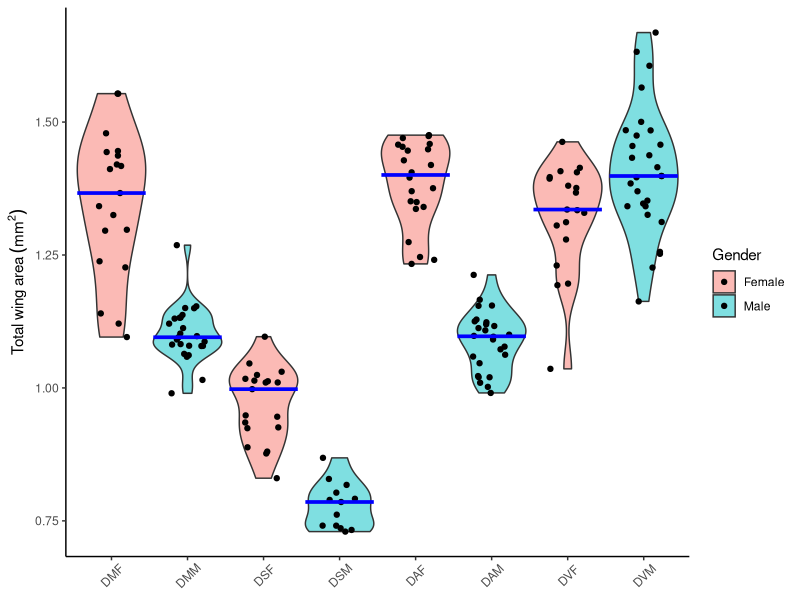
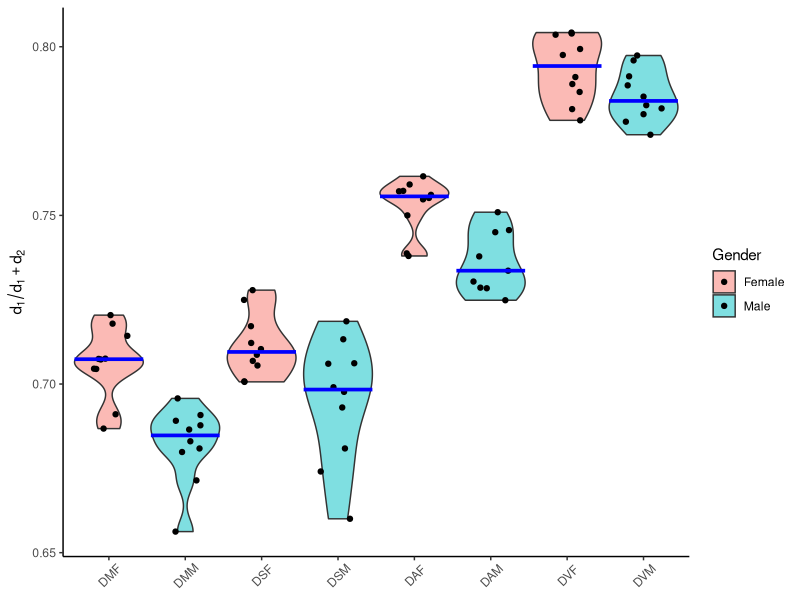
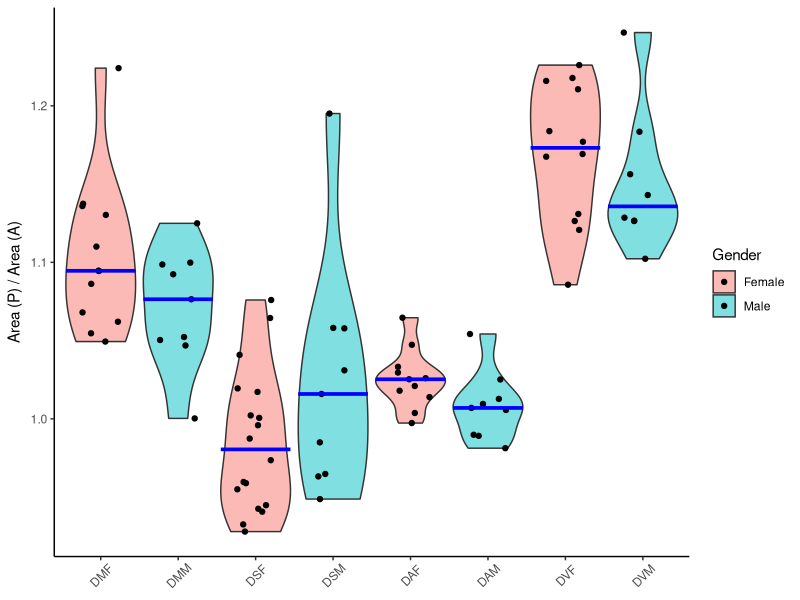
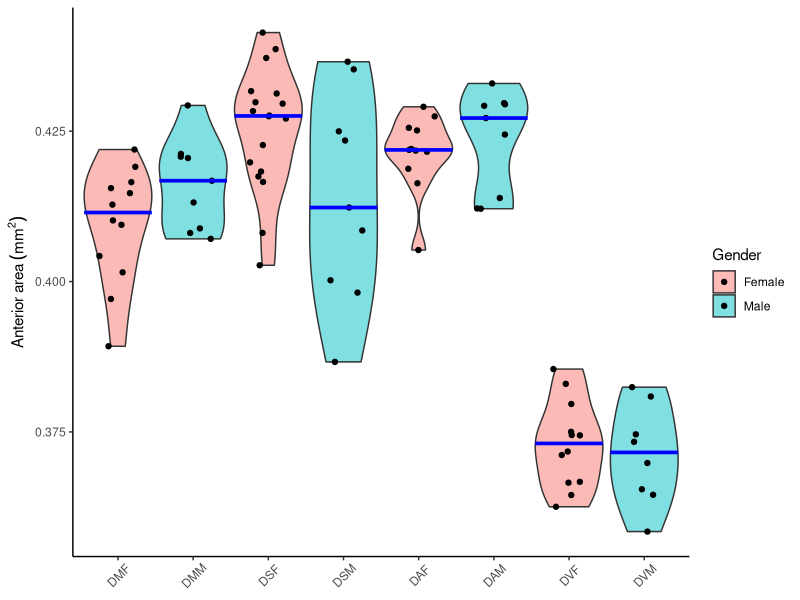
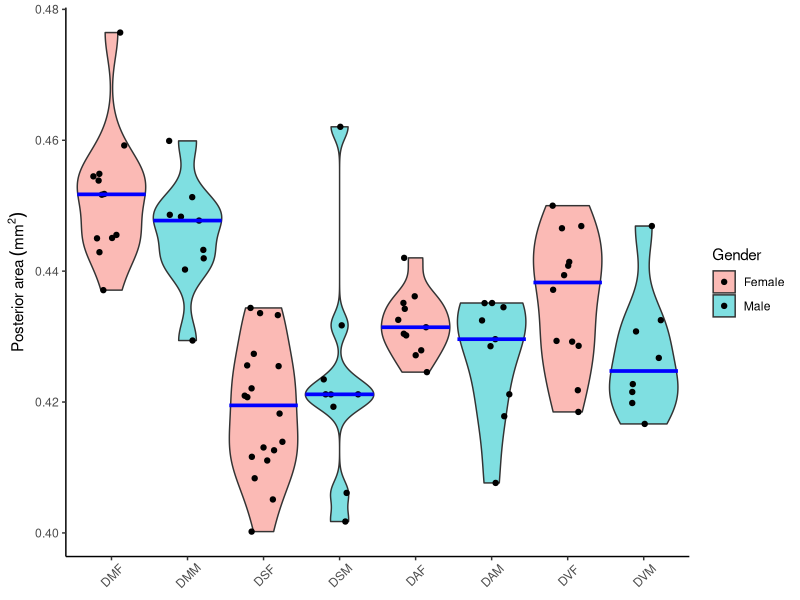
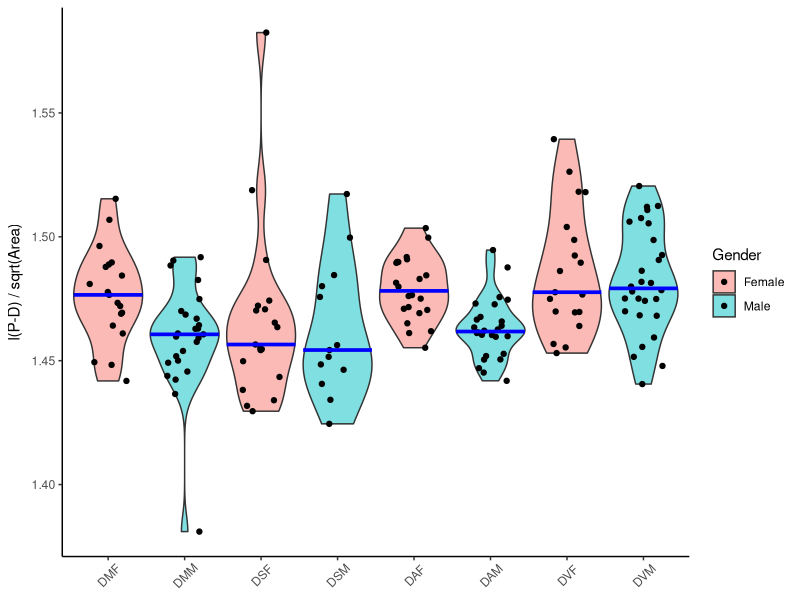
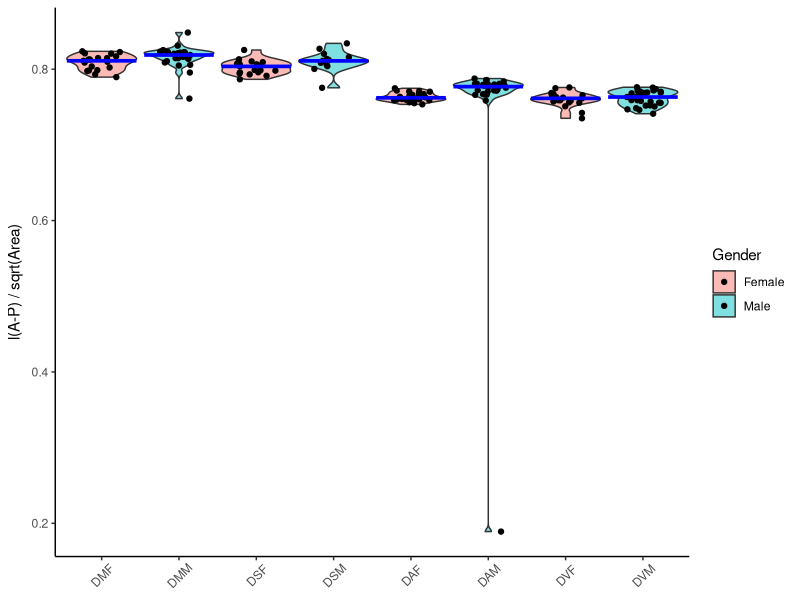
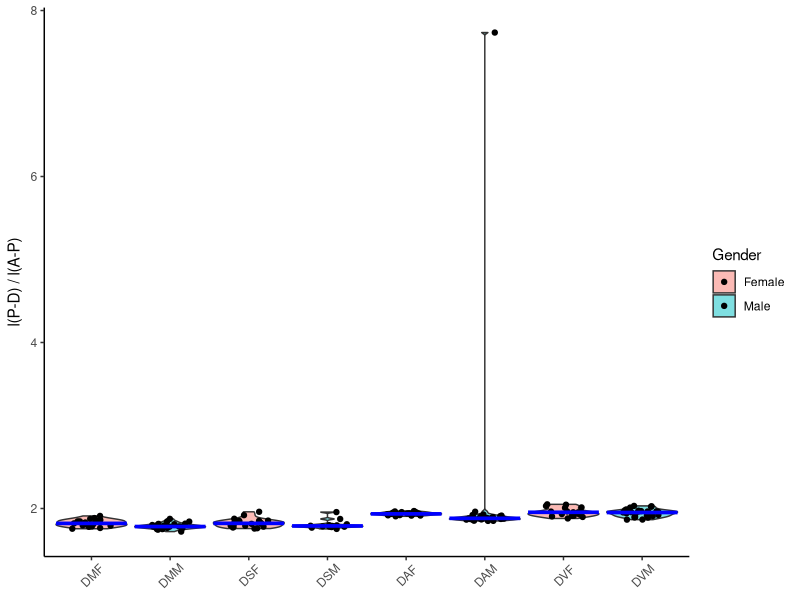

These figures' R source, in order:
## ---- chunk 1
rm(list=ls()) # Clear workspace
par(mfrow=c(1,1)) # Setup plot parameters
par(ps = 12, font.lab = 1) # Plot parameters
set.seed(1) # set random seed generator for reproducibility
knitr::opts_chunk$set(dev = c("svg"),
                      dpi = 300,
                      fig.path="MAPPER_Replicated_Figures/",
                      cache = TRUE,
                      comment = NA)
library(tidyverse)
## ---- chunk 2
dataset_df = read.csv("MAPPER_Data_New.csv", header=T, sep=",") %>% tibble()
grouped_by_species = group_by(dataset_df, Species)
grouped_by_species
## ---- chunk 3
cimed <- function(x, alpha=0.05, na.rm=FALSE) {
  if(na.rm) x <- x[! is.na(x)]
  n <- length(x)
  k <- qbinom(p=alpha / 2, size=n, prob=0.5, lower.tail=TRUE)
  ## Actual CL: 1 - 2 * pbinom(k - 1, size=n, prob=0.5) >= 1 - alpha
  sort(x)[c(k, n - k + 1)]
}
## ---- chunk 4
plot_widths = 5.75
plot_heights = 3.25
plot_order = c("DMF","DMM","DSF","DSM","DAF","DAM","DVF","DVM")
#svg("Total_Area.svg", width = plot_widths, height = plot_heights, family="arial")

ggplot(grouped_by_species %>% dplyr::filter(Metric=="Area"),
       aes(x=factor(Species_Gender, ordered=TRUE, levels = plot_order),
           y=Measure,
           fill=Gender)) +
  geom_violin(scale="width", alpha=0.50) +
  geom_jitter(width=0.25) +
  stat_summary(fun="median", geom="crossbar", size=0.5, fill="red", color = "blue") +
  stat_summary(fun="cimed", geom="crossbar", size=0.5, fill="red", color = "red") +

  #theme(axis.text.x = element_text(angle = 45, vjust = 0.6),
  #      axis.title.x=element_blank(),
  #      axis.title.y=element_blank()) +
  
  theme(axis.text.x = element_text(angle = 45, vjust = 0.6),
        axis.title.x=element_blank()) +
  
  
  labs(x=expression(paste("")), y=expression(paste("Total wing area " (mm^2)))) +
  theme(panel.grid.major = element_blank(), panel.grid.minor = element_blank(),
panel.background = element_blank(), axis.line = element_line(colour = "black"))
## ---- chunk 5
plot_widths = 5.75
plot_heights = 3.25
plot_order = c("DMF","DMM","DSF","DSM","DAF","DAM","DVF","DVM")
#svg("Total_Area.svg", width = plot_widths, height = plot_heights, family="arial")

ggplot(grouped_by_species %>% dplyr::filter(Metric=="d1d2"),
       aes(x=factor(Species_Gender, ordered=TRUE, levels = plot_order),
           y=Measure,
           fill=Gender)) +
  geom_violin(scale="width", alpha=0.50) +
  geom_jitter(width=0.25) +
  stat_summary(fun="median", geom="crossbar", size=0.5, fill="red", color = "blue") +
  stat_summary(fun="cimed", geom="crossbar", size=0.5, fill="red", color = "red") +

  #theme(axis.text.x = element_text(angle = 45, vjust = 0.6),
  #      axis.title.x=element_blank(),
  #      axis.title.y=element_blank()) +
  
  theme(axis.text.x = element_text(angle = 45, vjust = 0.6),
        axis.title.x=element_blank()) +
  
  
  labs(x=expression(paste("")), y=expression(paste(d[1] / d[1]+d[2]))) +
  theme(panel.grid.major = element_blank(), panel.grid.minor = element_blank(),
panel.background = element_blank(), axis.line = element_line(colour = "black"))
## ---- chunk 6
plot_widths = 5.75
plot_heights = 3.25
plot_order = c("DMF","DMM","DSF","DSM","DAF","DAM","DVF","DVM")
#svg("Total_Area.svg", width = plot_widths, height = plot_heights, family="arial")

ggplot(grouped_by_species %>% dplyr::filter(Metric=="P_to_A"),
       aes(x=factor(Species_Gender, ordered=TRUE, levels = plot_order),
           y=Measure,
           fill=Gender)) +
  geom_violin(scale="width", alpha=0.50) +
  geom_jitter(width=0.25) +
  stat_summary(fun="median", geom="crossbar", size=0.5, fill="red", color = "blue") +
  stat_summary(fun="cimed", geom="crossbar", size=0.5, fill="red", color = "red") +

  #theme(axis.text.x = element_text(angle = 45, vjust = 0.6),
  #      axis.title.x=element_blank(),
  #      axis.title.y=element_blank()) +
  
  theme(axis.text.x = element_text(angle = 45, vjust = 0.6),
        axis.title.x=element_blank()) +
  
  
  labs(x=expression(paste("")), y=expression(paste("Area (P) / Area (A)"))) +
  theme(panel.grid.major = element_blank(), panel.grid.minor = element_blank(),
panel.background = element_blank(), axis.line = element_line(colour = "black"))
## ---- chunk 7
plot_widths = 5.75
plot_heights = 3.25
plot_order = c("DMF","DMM","DSF","DSM","DAF","DAM","DVF","DVM")
#svg("Total_Area.svg", width = plot_widths, height = plot_heights, family="arial")

ggplot(grouped_by_species %>% dplyr::filter(Metric=="Anterior_Area"),
       aes(x=factor(Species_Gender, ordered=TRUE, levels = plot_order),
           y=Measure,
           fill=Gender)) +
  geom_violin(scale="width", alpha=0.50) +
  geom_jitter(width=0.25) +
  stat_summary(fun="median", geom="crossbar", size=0.5, fill="red", color = "blue") +
  stat_summary(fun="cimed", geom="crossbar", size=0.5, fill="red", color = "red") +

  #theme(axis.text.x = element_text(angle = 45, vjust = 0.6),
  #      axis.title.x=element_blank(),
  #      axis.title.y=element_blank()) +
  
  theme(axis.text.x = element_text(angle = 45, vjust = 0.6),
        axis.title.x=element_blank()) +
  
  
  labs(x=expression(paste("")), y=expression(paste("Anterior area " (mm^2)))) +
  theme(panel.grid.major = element_blank(), panel.grid.minor = element_blank(),
panel.background = element_blank(), axis.line = element_line(colour = "black"))
## ---- chunk 8
plot_widths = 5.75
plot_heights = 3.25
plot_order = c("DMF","DMM","DSF","DSM","DAF","DAM","DVF","DVM")
#svg("Total_Area.svg", width = plot_widths, height = plot_heights, family="arial")

ggplot(grouped_by_species %>% dplyr::filter(Metric=="Posterior_Area"),
       aes(x=factor(Species_Gender, ordered=TRUE, levels = plot_order),
           y=Measure,
           fill=Gender)) +
  geom_violin(scale="width", alpha=0.50) +
  geom_jitter(width=0.25) +
  stat_summary(fun="median", geom="crossbar", size=0.5, fill="red", color = "blue") +
  stat_summary(fun="cimed", geom="crossbar", size=0.5, fill="red", color = "red") +

  #theme(axis.text.x = element_text(angle = 45, vjust = 0.6),
  #      axis.title.x=element_blank(),
  #      axis.title.y=element_blank()) +
  
  theme(axis.text.x = element_text(angle = 45, vjust = 0.6),
        axis.title.x=element_blank()) +
  
  
  labs(x=expression(paste("")), y=expression(paste("Posterior area " (mm^2)))) +
  theme(panel.grid.major = element_blank(), panel.grid.minor = element_blank(),
panel.background = element_blank(), axis.line = element_line(colour = "black"))
## ---- chunk 9
plot_widths = 5.75
plot_heights = 3.25
plot_order = c("DMF","DMM","DSF","DSM","DAF","DAM","DVF","DVM")
#svg("Total_Area.svg", width = plot_widths, height = plot_heights, family="arial")

PD_Only = grouped_by_species%>%dplyr::filter(Metric=="PD")
Area_Only = grouped_by_species%>%dplyr::filter(Metric=="Area")

ggplot(Area_Only,
       aes(x=factor(Species_Gender, ordered=TRUE, levels = plot_order),
           y=PD_Only$Measure / sqrt(Area_Only$Measure),
           fill=Gender)) +
  geom_violin(scale="width", alpha=0.50) +
  geom_jitter(width=0.25) +
  stat_summary(fun="median", geom="crossbar", size=0.5, fill="red", color = "blue") +
  stat_summary(fun="cimed", geom="crossbar", size=0.5, fill="red", color = "red") +

  #theme(axis.text.x = element_text(angle = 45, vjust = 0.6),
  #      axis.title.x=element_blank(),
  #      axis.title.y=element_blank()) +
  
  theme(axis.text.x = element_text(angle = 45, vjust = 0.6),
        axis.title.x=element_blank()) +
  
  
  labs(x=expression(paste("")), y=expression(paste("l(P-D) / sqrt(Area)"))) +
  theme(panel.grid.major = element_blank(), panel.grid.minor = element_blank(),
panel.background = element_blank(), axis.line = element_line(colour = "black"))
## ---- chunk 10
plot_widths = 5.75
plot_heights = 3.25
plot_order = c("DMF","DMM","DSF","DSM","DAF","DAM","DVF","DVM")
#svg("Total_Area.svg", width = plot_widths, height = plot_heights, family="arial")

AP_Only = grouped_by_species%>%dplyr::filter(Metric=="AP")
Area_Only = grouped_by_species%>%dplyr::filter(Metric=="Area")

ggplot(Area_Only,
       aes(x=factor(Species_Gender, ordered=TRUE, levels = plot_order),
           y=AP_Only$Measure / sqrt(Area_Only$Measure),
           fill=Gender)) +
  geom_violin(scale="width", alpha=0.50) +
  geom_jitter(width=0.25) +
  stat_summary(fun="median", geom="crossbar", size=0.5, fill="red", color = "blue") +
  stat_summary(fun="cimed", geom="crossbar", size=0.5, fill="red", color = "red") +

  #theme(axis.text.x = element_text(angle = 45, vjust = 0.6),
  #      axis.title.x=element_blank(),
  #      axis.title.y=element_blank()) +
  
  theme(axis.text.x = element_text(angle = 45, vjust = 0.6),
        axis.title.x=element_blank()) +
  
  
  labs(x=expression(paste("")), y=expression(paste("l(A-P) / sqrt(Area)"))) +
  theme(panel.grid.major = element_blank(), panel.grid.minor = element_blank(),
panel.background = element_blank(), axis.line = element_line(colour = "black"))
## ---- chunk 11
plot_widths = 5.75
plot_heights = 3.25
plot_order = c("DMF","DMM","DSF","DSM","DAF","DAM","DVF","DVM")
#svg("Total_Area.svg", width = plot_widths, height = plot_heights, family="arial")

ggplot(Area_Only,
       aes(x=factor(Species_Gender, ordered=TRUE, levels = plot_order),
           y=PD_Only$Measure / AP_Only$Measure,
           fill=Gender)) +
  geom_violin(scale="width", alpha=0.50) +
  geom_jitter(width=0.25) +
  stat_summary(fun="median", geom="crossbar", size=0.5, fill="red", color = "blue") +
  stat_summary(fun="cimed", geom="crossbar", size=0.5, fill="red", color = "red") +

  #theme(axis.text.x = element_text(angle = 45, vjust = 0.6),
  #      axis.title.x=element_blank(),
  #      axis.title.y=element_blank()) +
  
  theme(axis.text.x = element_text(angle = 45, vjust = 0.6),
        axis.title.x=element_blank()) +
  
  
  labs(x=expression(paste("")), y=expression(paste("l(P-D) / l(A-P)"))) +
  theme(panel.grid.major = element_blank(), panel.grid.minor = element_blank(),
panel.background = element_blank(), axis.line = element_line(colour = "black"))
## ---- chunk 12
dataset_df_comparison = read.csv("MAPPER_Manual_VS_Automated.csv", header=T, sep=",", fileEncoding="UTF-8-BOM") %>% tibble()
dataset_df_comparison
## ---- chunk 13
sum(dataset_df_comparison$Manual_File != dataset_df_comparison$Auto_File)
## ---- chunk 14
plot_widths = 5.75
plot_heights = 3.25
#svg("Total_Area.svg", width = plot_widths, height = plot_heights, family="arial")

linear_fit = lm(dataset_df_comparison$Auto_Area~dataset_df_comparison$Manual_Area)
ggplot(dataset_df_comparison,
       aes(x=Manual_Area,
           y=Auto_Area)) +
  geom_point() +
  stat_smooth(method = "lm", col = "red", formula = y~x) +
  labs(x=expression(paste(Area[MANUAL] (units^2))), 
       y=expression(paste(Area[MAPPER] (units^2))),
       title = paste("Adj R2 = ",signif(summary(linear_fit)$adj.r.squared, 5),
                     " Intercept =",signif(linear_fit$coef[[1]],5 ),
                     " Slope =",signif(linear_fit$coef[[2]], 5),
                     " P =",signif(summary(linear_fit)$coef[2,4], 5))) +
  theme(panel.grid.major = element_blank(), panel.grid.minor = element_blank(),
panel.background = element_blank(), axis.line = element_line(colour = "black"))
## ---- chunk 15
summary(linear_fit)
## ---- chunk 16
plot_widths = 5.75
plot_heights = 3.25
#svg("Total_Area.svg", width = plot_widths, height = plot_heights, family="arial")

linear_fit = lm(dataset_df_comparison$Auto_PD~dataset_df_comparison$Manual_PD)
ggplot(dataset_df_comparison,
       aes(x=Manual_PD,
           y=Auto_PD)) +
  geom_point() +
  stat_smooth(method = "lm", col = "red", formula = y~x) +
  labs(x=expression(paste(P-D[MANUAL] (units))), 
       y=expression(paste(P-D[MAPPER] (units))),
       title = paste("Adj R2 = ",signif(summary(linear_fit)$adj.r.squared, 5),
                     " Intercept =",signif(linear_fit$coef[[1]],5 ),
                     " Slope =",signif(linear_fit$coef[[2]], 5),
                     " P =",signif(summary(linear_fit)$coef[2,4], 5))) +
  theme(panel.grid.major = element_blank(), panel.grid.minor = element_blank(),
panel.background = element_blank(), axis.line = element_line(colour = "black"))
## ---- chunk 17
summary(linear_fit)
## ---- chunk 18
plot_widths = 5.75
plot_heights = 3.25
#svg("Total_Area.svg", width = plot_widths, height = plot_heights, family="arial")

linear_fit = lm(dataset_df_comparison$Auto_AP~dataset_df_comparison$Manual_AP)
ggplot(dataset_df_comparison,
       aes(x=Manual_AP,
           y=Auto_AP)) +
  geom_point() +
  stat_smooth(method = "lm", col = "red", formula = y~x) +
  labs(x=expression(paste(A-P[MANUAL] (units))), 
       y=expression(paste(A-P[MAPPER] (units))),
       title = paste("Adj R2 = ",signif(summary(linear_fit)$adj.r.squared, 5),
                     " Intercept =",signif(linear_fit$coef[[1]],5 ),
                     " Slope =",signif(linear_fit$coef[[2]], 5),
                     " P =",signif(summary(linear_fit)$coef[2,4], 5))) +
  theme(panel.grid.major = element_blank(), panel.grid.minor = element_blank(),
panel.background = element_blank(), axis.line = element_line(colour = "black"))
## ---- chunk 19
summary(linear_fit)
